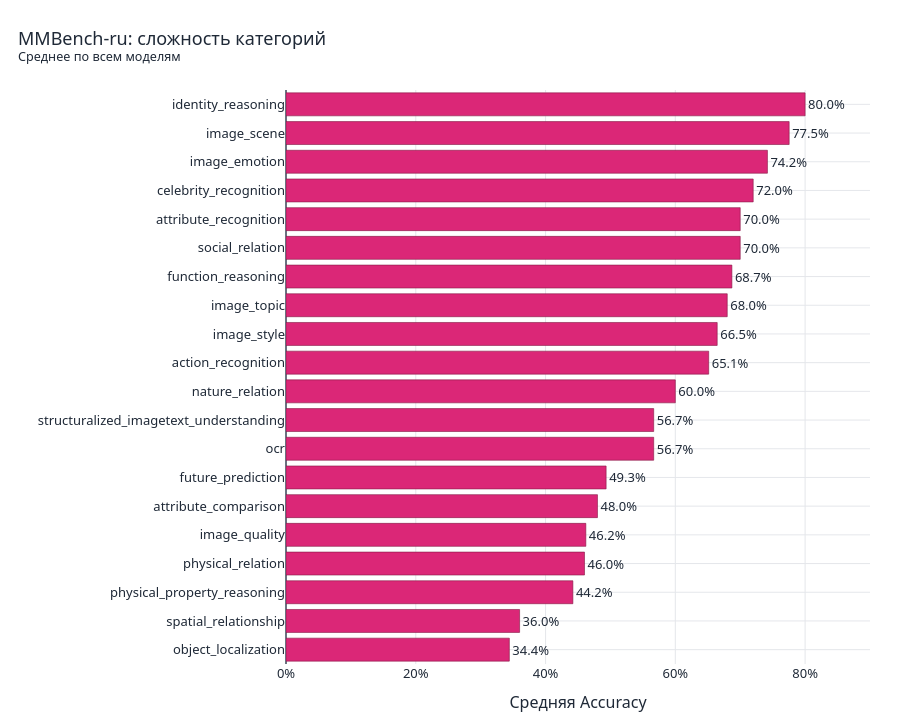

This figure's notebook cell:
### Code cell
category_total = (
    mmbench.groupby("category", as_index=False)
    .agg(accuracy=("is_correct", "mean"), examples=("is_correct", "size"))
    .sort_values("accuracy")
)
fig = px.bar(category_total, x="accuracy", y="category", orientation="h", text=category_total["accuracy"].map(lambda x: f"{x:.1%}"), color_discrete_sequence=[PINK], hover_data=["examples"])
fig.update_traces(textposition="outside", marker_line_color="#831843", marker_line_width=0.6)
fig.update_xaxes(range=[0, 0.9], tickformat=".0%", title="Средняя Accuracy")
fig.update_yaxes(title="")
style_plot(fig, "MMBench-ru: сложность категорий", "Среднее по всем моделям", 720).show()

### Figure 1 — Plotly figure (JSON) as saved in the notebook; plotly's stock layout.template omitted (floating-point values rounded to 4 significant figures)
{"data": [{"customdata": [[215], [100], [95], [50], [145], [25], [75], [90], [90], [80], [175], [155], [75], [195], [110], [100], [175], [155], [285], [110]], "hovertemplate": "accuracy=%{x}<br>category=%{y}<br>text=%{text}<br>examples=%{customdata[0]}<extra></extra>", "legendgroup": "", "marker": {"color": "#db2777", "line": {"color": "#831843", "width": 0.6}, "pattern": {"shape": ""}}, "name": "", "orientation": "h", "showlegend": false, "text": ["34.4%", "36.0%", "44.2%", "46.0%", "46.2%", "48.0%", "49.3%", "56.7%", "56.7%", "60.0%", "65.1%", "66.5%", "68.0%", "68.7%", "70.0%", "70.0%", "72.0%", "74.2%", "77.5%", "80.0%"], "textposition": "outside", "type": "bar", "x": [0.3442, 0.36, 0.4421, 0.46, 0.4621, 0.48, 0.4933, 0.5667, 0.5667, 0.6, 0.6514, 0.6645, 0.68, 0.6872, 0.7, 0.7, 0.72, 0.7419, 0.7754, 0.8], "xaxis": "x", "y": ["object_localization", "spatial_relationship", "physical_property_reasoning", "physical_relation", "image_quality", "attribute_comparison", "future_prediction", "ocr", "structuralized_imagetext_understanding", "nature_relation", "action_recognition", "image_style", "image_topic", "function_reasoning", "social_relation", "attribute_recognition", "celebrity_recognition", "image_emotion", "image_scene", "identity_reasoning"], "yaxis": "y"}], "layout": {"barmode": "relative", "font": {"color": "#1f2937", "family": "Segoe UI", "size": 13}, "height": 720, "legend": {"title": {"text": ""}, "tracegroupgap": 0}, "margin": {"b": 40, "l": 30, "r": 30, "t": 90}, "title": {"text": "MMBench-ru: сложность категорий<br><sup>Среднее по всем моделям</sup>", "x": 0.02, "xanchor": "left"}, "xaxis": {"anchor": "y", "domain": [0, 1], "gridcolor": "#e5e7eb", "range": [0, 0.9], "tickformat": ".0%", "title": {"text": "Средняя Accuracy"}, "zerolinecolor": "#6b7280"}, "yaxis": {"anchor": "x", "domain": [0, 1], "gridcolor": "#e5e7eb", "title": {"text": ""}}}}
